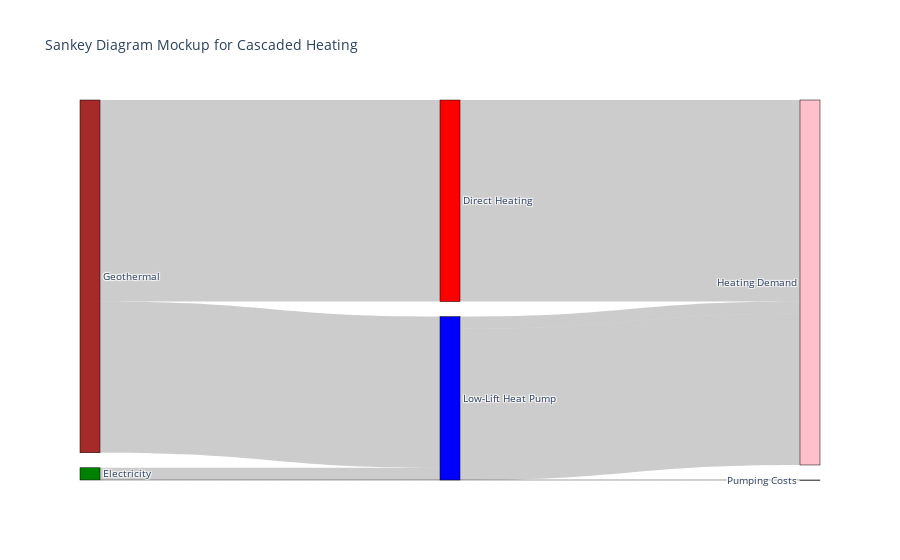

Notebook code cell kept with this figure:
### Code cell
import plotly.graph_objects as go

fig = go.Figure(data=[go.Sankey(
    node = dict(
      pad = 15,
      thickness = 20,
      line = dict(color = "black", width = 0.5),
      label = ["Geothermal", "Electricity", "Direct Heating", "Low-Lift Heat Pump", "Heating Demand", "Pumping Costs"],
      color = ["brown", "green","red","blue", "pink","grey"]
    ),
    link = dict(
      source = [0, 1, 0, 2, 3, 1, 3], # indices correspond to labels, eg A1, A2, A2, B1, ...
      target = [2, 3, 3, 4, 4, 5, 4],
      value = [DH_demand, hp_elec, hp_demand, DH_demand, hp_elec, 0.0001,hp_demand],
      label = ["Direct Use Extraction","Input to Heat Pump","Heat Pump Use Extraction","40˚C to 24˚C","24˚C to 12˚C-Elec","","24˚C to 12˚C"],
  ),
    hoverinfo = "all",
    arrangement="snap",
)])

fig.update_layout(title_text="Sankey Diagram Mockup for Cascaded Heating", font_size=10)
fig.show()

### Figure 1 — Plotly figure (JSON) as saved in the notebook; plotly's stock layout.template omitted (floating-point values rounded to 4 significant figures)
{"data": [{"arrangement": "snap", "hoverinfo": "all", "link": {"label": ["Direct Use Extraction", "Input to Heat Pump", "Heat Pump Use Extraction", "40˚C to 24˚C", "24˚C to 12˚C-Elec", "", "24˚C to 12˚C"], "source": [0, 1, 0, 2, 3, 1, 3], "target": [2, 3, 3, 4, 4, 5, 4], "value": [0.7714, 0.04673, 0.5786, 0.7714, 0.04673, 0.0001, 0.5786]}, "node": {"color": ["brown", "green", "red", "blue", "pink", "grey"], "label": ["Geothermal", "Electricity", "Direct Heating", "Low-Lift Heat Pump", "Heating Demand", "Pumping Costs"], "line": {"color": "black", "width": 0.5}, "pad": 15, "thickness": 20}, "type": "sankey"}], "layout": {"font": {"size": 10}, "title": {"text": "Sankey Diagram Mockup for Cascaded Heating"}}}
